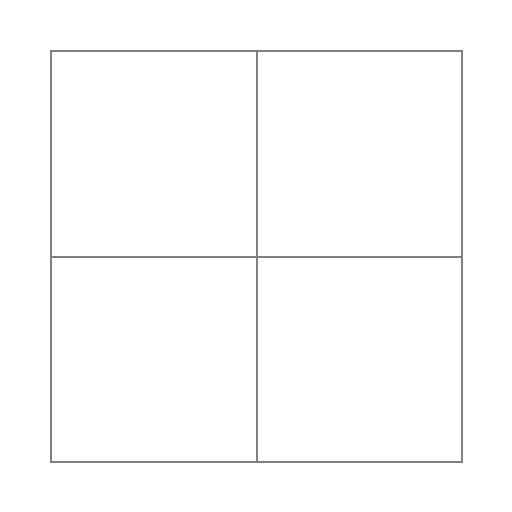

The Python source for this figure:
"""Example usage of the TextInpainter class.

Note: On first run, this script will download required models from Hugging Face:
1. stabilityai/stable-diffusion-2-inpainting (~4GB): Used for text inpainting
2. microsoft/trocr-large-printed (~1GB): Used for text style analysis

The style analysis system helps match the appearance of existing text by:
- Analyzing text color by finding dominant colors in the text region
- Detecting background color by sampling corner pixels
- Determining text size based on the region dimensions
- Converting these properties into natural language prompts for Stable Diffusion
  (e.g. "clear black text on white background")

This helps ensure that newly inpainted text matches the style of text in the rest
of the image, maintaining visual consistency.
"""

from PIL import Image, ImageDraw
from text_inpainter import TextInpainter
import os


def create_sample_image(size=(512, 512), color="white"):
    """Create a sample image for testing.

    Args:
        size (tuple): Image dimensions (width, height)
        color (str): Background color

    Returns:
        PIL.Image: Sample image
    """
    image = Image.new("RGB", size, color)
    draw = ImageDraw.Draw(image)

    # Add some shapes for visual reference
    draw.rectangle((50, 50, 462, 462), outline="gray", width=2)
    draw.line((50, 256, 462, 256), fill="gray", width=2)
    draw.line((256, 50, 256, 462), fill="gray", width=2)

    # Save the image
    if not os.path.exists("example.png"):
        image.save("example.png")
    return image


def single_text_example():
    """Example of inpainting a single text region."""
    # Initialize inpainter
    inpainter = TextInpainter()

    # Create or load sample image
    image = create_sample_image()

    # Define text region (centered horizontally)
    text_box = (156, 100, 356, 150)  # 200px wide, centered in 512px image

    # Simple inpainting
    result = inpainter.inpaint_text(image=image, text="Hello World", text_box=text_box)
    result.save("single_text_result.png")

    # Multiple attempts with style matching
    variations = inpainter.inpaint_text(
        image=image,
        text="Hello World",
        text_box=text_box,
        match_style=True,
        num_attempts=3,
    )

    # Save variations
    for i, img in enumerate(variations):
        img.save(f"variation_{i}.png")


def multiple_text_example():
    """Example of inpainting multiple text regions."""
    inpainter = TextInpainter()
    image = create_sample_image()

    # Define multiple text regions (vertically stacked, centered)
    text_regions = [
        ("First Text", (156, 100, 356, 150)),
        ("Second Text", (156, 200, 356, 250)),
        ("Third Text", (156, 300, 356, 350)),
    ]

    # Batch inpainting
    result = inpainter.batch_inpaint_text(image, text_regions)
    result.save("multiple_text_result.png")


def custom_parameters_example():
    """Example with custom pipeline parameters."""
    inpainter = TextInpainter()
    image = create_sample_image()
    text_box = (156, 100, 356, 150)

    # Custom parameters for more control
    result = inpainter.inpaint_text(
        image=image,
        text="Custom Text",
        text_box=text_box,
        num_inference_steps=75,  # More steps for better quality
        guidance_scale=8.5,  # Stronger prompt adherence
        negative_prompt="blurry, ugly, bad quality, error, watermark",
        match_style=True,
    )
    result.save("custom_params_result.png")


if __name__ == "__main__":
    print("Running single text example...")
    single_text_example()

    print("Running multiple text example...")
    multiple_text_example()

    print("Running custom parameters example...")
    custom_parameters_example()
